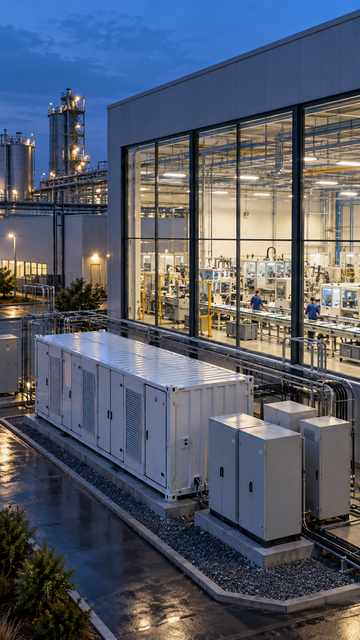
#> input picture examples/polaroid-burst/media/bess-podtrzymuje-prace-linii-produkcyjnej-9x16.jpg, 360 x 640 px; its folder holds only this picture in this run
$ python -i canvas.py   (imports and definitions only)
#> lines starting #> are read from the running program, lines starting #| are printed output that depends on the picture
"""Pillow raster primitives used by the retained scene renderer."""
from __future__ import annotations

import math

from PIL import Image, ImageDraw, ImageFilter

from ..design.color import mix, parse_hex
from ..design.format import format_value
from ..textkit.typesetter import FontBook, TextBlock, digits_width
from .video_frames import (
    Camera, _load, load_image, _cached_video_frame, _remember_video_frame,
    _VideoFrameStream, _VideoDecodeSession, collect_video_decode_metrics,
    _VIDEO_DECODE_METRICS, _VIDEO_DECODE_SESSION, _VIDEO_EXTENSIONS,
    _VIDEO_FRAME_CACHE, _VIDEO_FRAME_CACHE_LOCK, _VIDEO_FRAME_CACHE_SIZE,
    _load_video_frame_cached, load_video_frame, clear_video_frame_cache,
)

# [103 lines left out: functions crop_region, apply_shape_mask, cover, gradient_image, not called in this run]


def shadow(image: Image.Image, radius: float = 18,
           opacity: float = .35) -> Image.Image:
    """Return a blurred black silhouette suitable for compositing beneath."""
    if opacity <= 0:
        return Image.new("RGBA", image.size, (0, 0, 0, 0))
    alpha = image.getchannel("A")
    layer = Image.new("RGBA", image.size, (0, 0, 0, 0))
    layer.putalpha(alpha.point(lambda value: int(value * opacity)))
    return layer.filter(ImageFilter.GaussianBlur(max(1, radius)))


# [292 lines left out: functions rounded, circle, ring, trim_polyline, morph_polyline, line and 6 more, not called in this run]

>>> import cv2
>>> picture = cv2.imread('../../../examples/polaroid-burst/media/bess-podtrzymuje-prace-linii-produkcyjnej-9x16.jpg', cv2.IMREAD_GRAYSCALE)
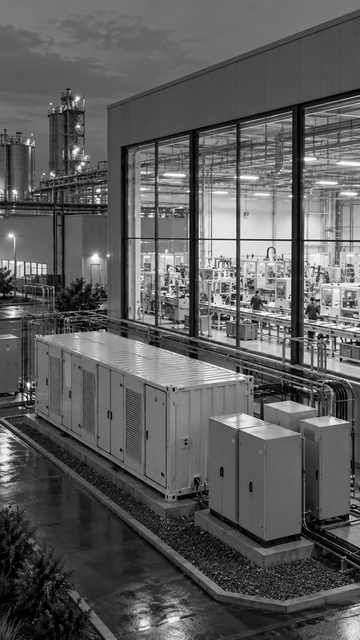
#> picture: shape (640, 360); min 0, max 255, mean 92.6
>>> result = shadow(picture)
#> (the run stopped early here; a loop or call above may not have finished)

$ run again, on examples/polaroid-burst/media/carport-fotowoltaiczny-parking-i-ladowanie-ev-9x16.jpg
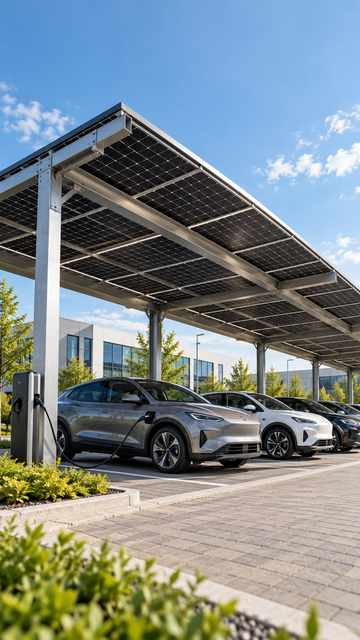
#> input picture examples/polaroid-burst/media/carport-fotowoltaiczny-parking-i-ladowanie-ev-9x16.jpg, 360 x 640 px
#> `picture = cv2.imread('../../../examples/polaroid-burst/media/bess-podt..`:
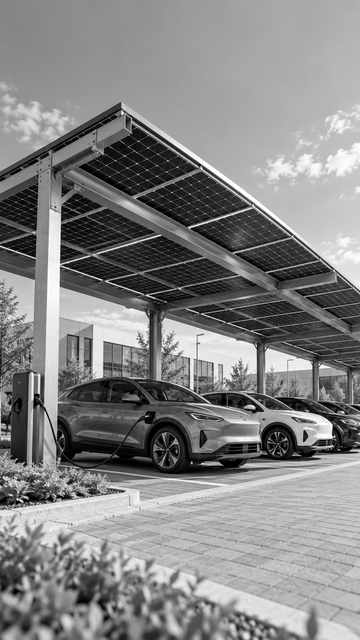
#> picture: shape (640, 360); min 0, max 255, mean 132.7

$ run again, on examples/polaroid-burst/media/ekipa-montujaca-panele-fotowoltaiczne-na-gruncie-9x16.jpg
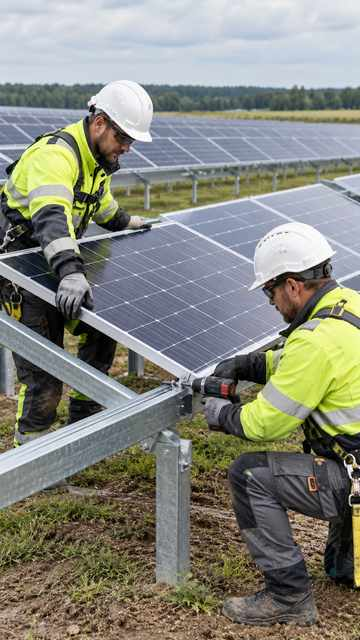
#> input picture examples/polaroid-burst/media/ekipa-montujaca-panele-fotowoltaiczne-na-gruncie-9x16.jpg, 360 x 640 px
#> `picture = cv2.imread('../../../examples/polaroid-burst/media/bess-podt..`:
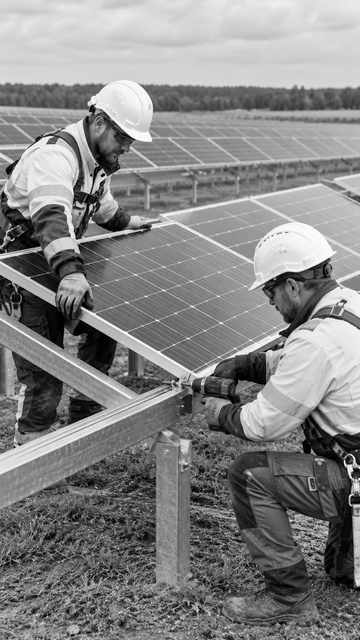
#> picture: shape (640, 360); min 0, max 255, mean 133.2

$ run again, on examples/polaroid-burst/media/farma-fotowoltaiczna-z-lotu-ptaka-9x16.jpg
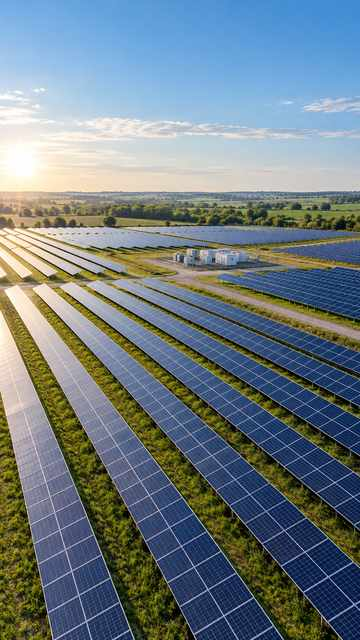
#> input picture examples/polaroid-burst/media/farma-fotowoltaiczna-z-lotu-ptaka-9x16.jpg, 360 x 640 px
#> `picture = cv2.imread('../../../examples/polaroid-burst/media/bess-podt..`:
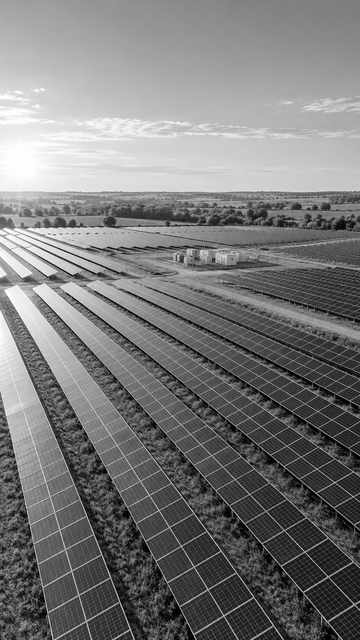
#> picture: shape (640, 360); min 0, max 255, mean 121.3
